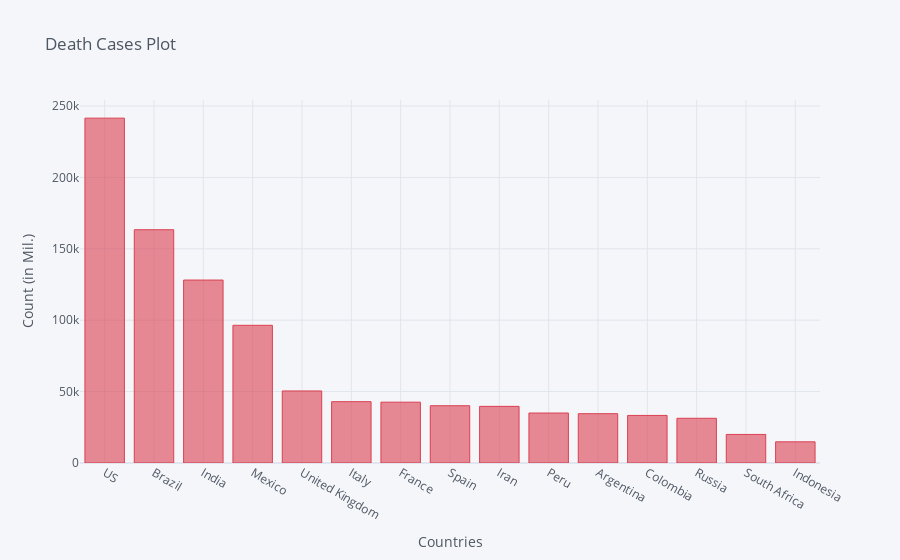

The notebook cell this image was saved under:
### Code cell
death_df2_plot.iplot(kind='bar', x='Country/Region', y='11/11/20',color='red',
                    title='Death Cases Plot',xTitle='Countries',yTitle='Count (in Mil.)')

### Figure 1 — Plotly figure (JSON) as saved in the notebook; plotly's stock layout.template omitted (floating-point values rounded to 4 significant figures)
{"data": [{"marker": {"color": "rgba(219, 64, 82, 0.6)", "line": {"color": "rgba(219, 64, 82, 1.0)", "width": 1}}, "name": "11/11/20", "orientation": "v", "text": "", "type": "bar", "x": ["US", "Brazil", "India", "Mexico", "United Kingdom", "Italy", "France", "Spain", "Iran", "Peru", "Argentina", "Colombia", "Russia", "South Africa", "Indonesia"], "y": [241504, 163368, 128121, 96430, 50457, 42953, 42599, 40105, 39664, 34992, 34531, 33312, 31326, 20011, 14836]}], "layout": {"legend": {"bgcolor": "#F5F6F9", "font": {"color": "#4D5663"}}, "paper_bgcolor": "#F5F6F9", "plot_bgcolor": "#F5F6F9", "title": {"font": {"color": "#4D5663"}, "text": "Death Cases Plot"}, "xaxis": {"gridcolor": "#E1E5ED", "showgrid": true, "tickfont": {"color": "#4D5663"}, "title": {"font": {"color": "#4D5663"}, "text": "Countries"}, "zerolinecolor": "#E1E5ED"}, "yaxis": {"gridcolor": "#E1E5ED", "showgrid": true, "tickfont": {"color": "#4D5663"}, "title": {"font": {"color": "#4D5663"}, "text": "Count (in Mil.)"}, "zerolinecolor": "#E1E5ED"}}}
